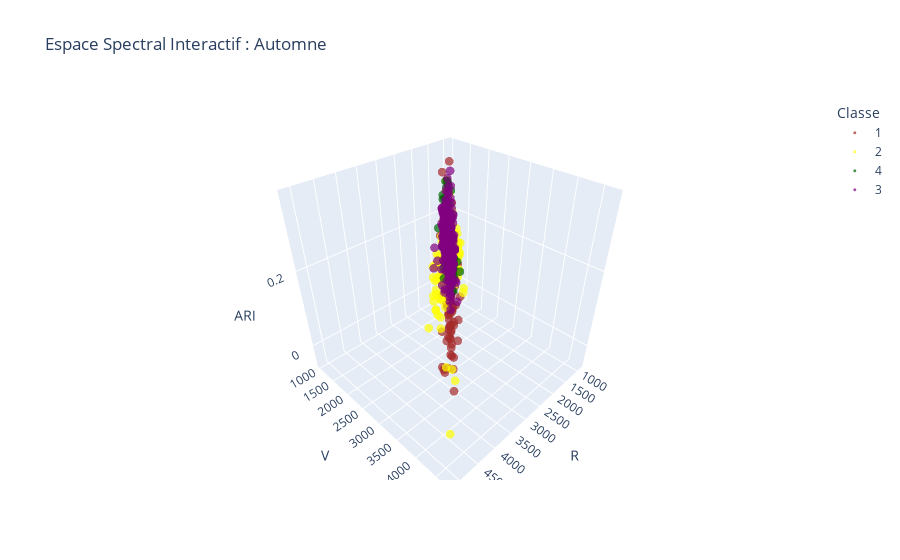
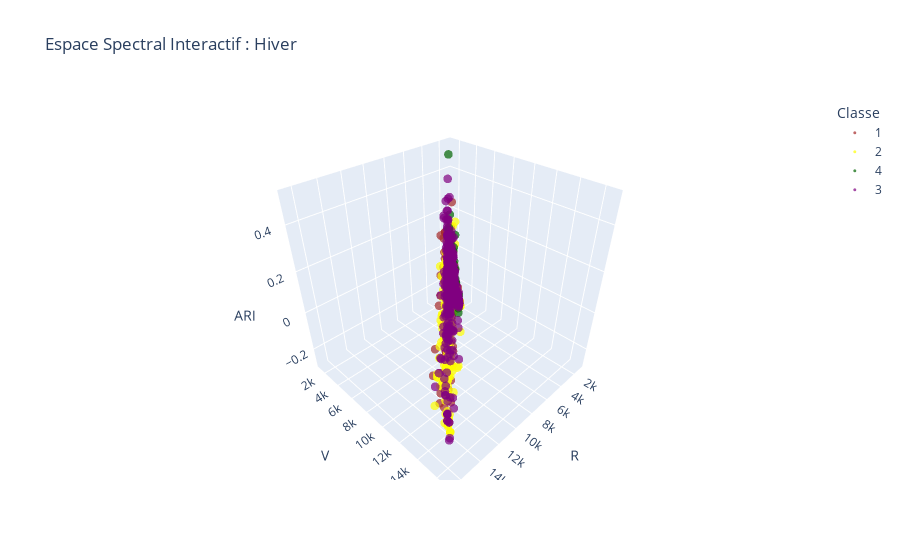
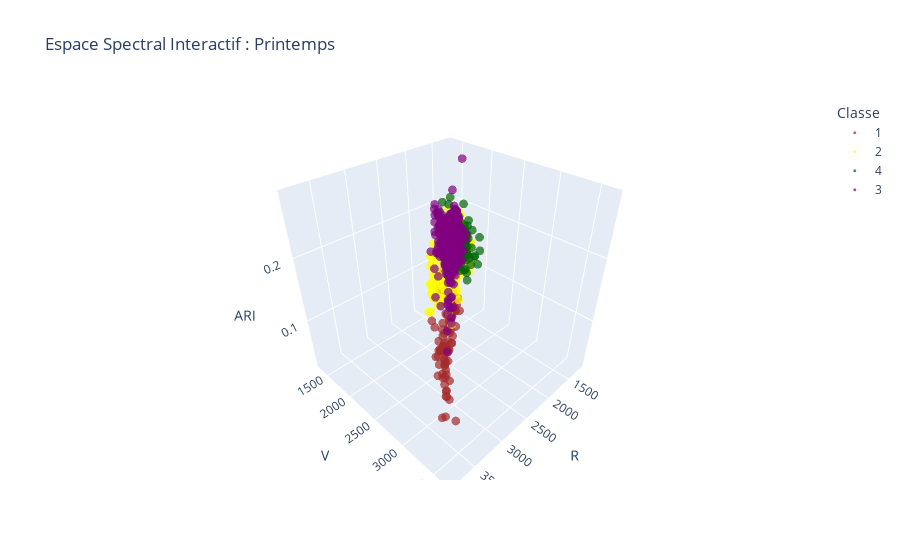
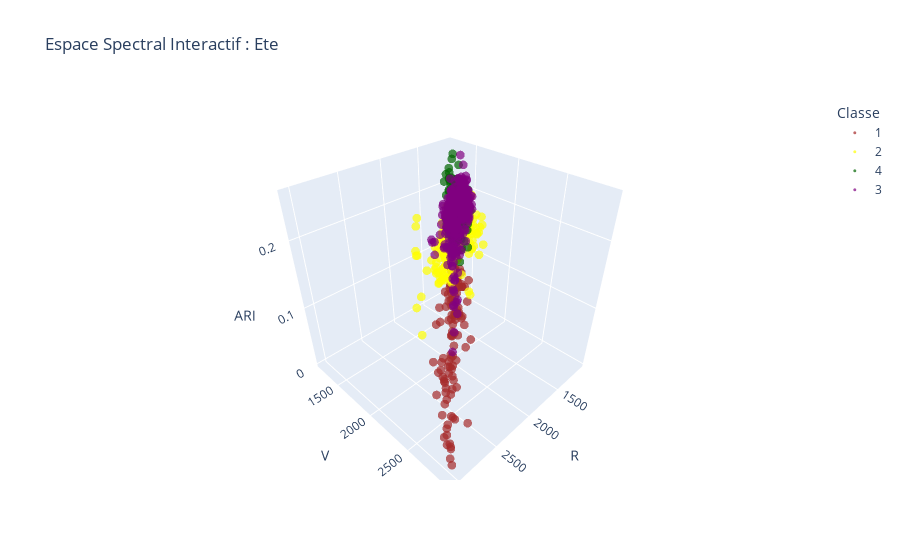

Notebook code cell kept with these figures, in order:
### Code cell
import os
import my_function as mf
import importlib
importlib.reload(mf)

# --- 1. On définit les chemins et les bandes (Nécessaire pour créer X et Y) ---
data_dir = '/home/onyxia/work/data/projet_eval'
image_ref = os.path.join(data_dir, 'pyrenees_24-25_B02.tif')
shp_path = os.path.join(data_dir, 'PI_strates_pyrenees_32630.shp')
out_samples = os.path.join(data_dir, 'sample_strata.tif')
nari_path = 'results/ARI_serie_temp.tif'

bands = ['B02', 'B03', 'B04', 'B05', 'B06', 'B07', 'B08', 'B8A', 'B11', 'B12']

print("Récupération des données (X, Y)...")

# --- 2. On CRÉE X et Y (C'est l'étape qui manquait) ---
X, Y, groups = mf.prepare_classification_data(
    base=data_dir, 
    ref=image_ref, 
    shp=shp_path, 
    spl_rst=out_samples, 
    bands=bands, 
    extra=[nari_path]
)

# --- 3. Maintenant, on peut lancer le graphique ---
print("Lancement du graphique 3D...")
mf.plot_seasonal_3d_ari(
    X=X, 
    Y=Y, 
    out_dir='results/figure' 
)

### Figure 1 — Plotly figure (JSON) as saved in the notebook; plotly's stock layout.template omitted (floating-point values rounded to 4 significant figures; data arrays with more than 128 entries replaced by an {"elided": "..."} marker saying what was removed)
{"data": [{"customdata": {"elided": "132x1 str values"}, "hovertemplate": "Classe=1<br>R=%{x}<br>V=%{y}<br>ARI=%{z}<br>Nom=%{customdata[0]}<extra></extra>", "legendgroup": "1", "marker": {"color": "brown", "opacity": 0.7, "size": 3, "symbol": "circle"}, "mode": "markers", "name": "1", "scene": "scene", "showlegend": true, "type": "scatter3d", "x": {"elided": "132 float values"}, "y": {"elided": "132 float values"}, "z": {"elided": "132 float values"}}, {"customdata": {"elided": "313x1 str values"}, "hovertemplate": "Classe=2<br>R=%{x}<br>V=%{y}<br>ARI=%{z}<br>Nom=%{customdata[0]}<extra></extra>", "legendgroup": "2", "marker": {"color": "yellow", "opacity": 0.7, "size": 3, "symbol": "circle"}, "mode": "markers", "name": "2", "scene": "scene", "showlegend": true, "type": "scatter3d", "x": {"elided": "313 float values"}, "y": {"elided": "313 float values"}, "z": {"elided": "313 float values"}}, {"customdata": {"elided": "141x1 str values"}, "hovertemplate": "Classe=4<br>R=%{x}<br>V=%{y}<br>ARI=%{z}<br>Nom=%{customdata[0]}<extra></extra>", "legendgroup": "4", "marker": {"color": "darkgreen", "opacity": 0.7, "size": 3, "symbol": "circle"}, "mode": "markers", "name": "4", "scene": "scene", "showlegend": true, "type": "scatter3d", "x": {"elided": "141 float values"}, "y": {"elided": "141 float values"}, "z": {"elided": "141 float values"}}, {"customdata": {"elided": "364x1 str values"}, "hovertemplate": "Classe=3<br>R=%{x}<br>V=%{y}<br>ARI=%{z}<br>Nom=%{customdata[0]}<extra></extra>", "legendgroup": "3", "marker": {"color": "purple", "opacity": 0.7, "size": 3, "symbol": "circle"}, "mode": "markers", "name": "3", "scene": "scene", "showlegend": true, "type": "scatter3d", "x": {"elided": "364 float values"}, "y": {"elided": "364 float values"}, "z": {"elided": "364 float values"}}], "layout": {"legend": {"title": {"text": "Classe"}, "tracegroupgap": 0}, "scene": {"domain": {"x": [0, 1], "y": [0, 1]}, "xaxis": {"title": {"text": "R"}}, "yaxis": {"title": {"text": "V"}}, "zaxis": {"title": {"text": "ARI"}}}, "title": {"text": "Espace Spectral Interactif : Automne"}}}

### Figure 2 — Plotly figure (JSON) as saved in the notebook; plotly's stock layout.template omitted (floating-point values rounded to 4 significant figures; data arrays with more than 128 entries replaced by an {"elided": "..."} marker saying what was removed)
{"data": [{"customdata": {"elided": "132x1 str values"}, "hovertemplate": "Classe=1<br>R=%{x}<br>V=%{y}<br>ARI=%{z}<br>Nom=%{customdata[0]}<extra></extra>", "legendgroup": "1", "marker": {"color": "brown", "opacity": 0.7, "size": 3, "symbol": "circle"}, "mode": "markers", "name": "1", "scene": "scene", "showlegend": true, "type": "scatter3d", "x": {"elided": "132 float values"}, "y": {"elided": "132 float values"}, "z": {"elided": "132 float values"}}, {"customdata": {"elided": "313x1 str values"}, "hovertemplate": "Classe=2<br>R=%{x}<br>V=%{y}<br>ARI=%{z}<br>Nom=%{customdata[0]}<extra></extra>", "legendgroup": "2", "marker": {"color": "yellow", "opacity": 0.7, "size": 3, "symbol": "circle"}, "mode": "markers", "name": "2", "scene": "scene", "showlegend": true, "type": "scatter3d", "x": {"elided": "313 float values"}, "y": {"elided": "313 float values"}, "z": {"elided": "313 float values"}}, {"customdata": {"elided": "141x1 str values"}, "hovertemplate": "Classe=4<br>R=%{x}<br>V=%{y}<br>ARI=%{z}<br>Nom=%{customdata[0]}<extra></extra>", "legendgroup": "4", "marker": {"color": "darkgreen", "opacity": 0.7, "size": 3, "symbol": "circle"}, "mode": "markers", "name": "4", "scene": "scene", "showlegend": true, "type": "scatter3d", "x": {"elided": "141 float values"}, "y": {"elided": "141 float values"}, "z": {"elided": "141 float values"}}, {"customdata": {"elided": "364x1 str values"}, "hovertemplate": "Classe=3<br>R=%{x}<br>V=%{y}<br>ARI=%{z}<br>Nom=%{customdata[0]}<extra></extra>", "legendgroup": "3", "marker": {"color": "purple", "opacity": 0.7, "size": 3, "symbol": "circle"}, "mode": "markers", "name": "3", "scene": "scene", "showlegend": true, "type": "scatter3d", "x": {"elided": "364 float values"}, "y": {"elided": "364 float values"}, "z": {"elided": "364 float values"}}], "layout": {"legend": {"title": {"text": "Classe"}, "tracegroupgap": 0}, "scene": {"domain": {"x": [0, 1], "y": [0, 1]}, "xaxis": {"title": {"text": "R"}}, "yaxis": {"title": {"text": "V"}}, "zaxis": {"title": {"text": "ARI"}}}, "title": {"text": "Espace Spectral Interactif : Hiver"}}}

### Figure 3 — Plotly figure (JSON) as saved in the notebook; plotly's stock layout.template omitted (floating-point values rounded to 4 significant figures; data arrays with more than 128 entries replaced by an {"elided": "..."} marker saying what was removed)
{"data": [{"customdata": {"elided": "132x1 str values"}, "hovertemplate": "Classe=1<br>R=%{x}<br>V=%{y}<br>ARI=%{z}<br>Nom=%{customdata[0]}<extra></extra>", "legendgroup": "1", "marker": {"color": "brown", "opacity": 0.7, "size": 3, "symbol": "circle"}, "mode": "markers", "name": "1", "scene": "scene", "showlegend": true, "type": "scatter3d", "x": {"elided": "132 float values"}, "y": {"elided": "132 float values"}, "z": {"elided": "132 float values"}}, {"customdata": {"elided": "313x1 str values"}, "hovertemplate": "Classe=2<br>R=%{x}<br>V=%{y}<br>ARI=%{z}<br>Nom=%{customdata[0]}<extra></extra>", "legendgroup": "2", "marker": {"color": "yellow", "opacity": 0.7, "size": 3, "symbol": "circle"}, "mode": "markers", "name": "2", "scene": "scene", "showlegend": true, "type": "scatter3d", "x": {"elided": "313 float values"}, "y": {"elided": "313 float values"}, "z": {"elided": "313 float values"}}, {"customdata": {"elided": "141x1 str values"}, "hovertemplate": "Classe=4<br>R=%{x}<br>V=%{y}<br>ARI=%{z}<br>Nom=%{customdata[0]}<extra></extra>", "legendgroup": "4", "marker": {"color": "darkgreen", "opacity": 0.7, "size": 3, "symbol": "circle"}, "mode": "markers", "name": "4", "scene": "scene", "showlegend": true, "type": "scatter3d", "x": {"elided": "141 float values"}, "y": {"elided": "141 float values"}, "z": {"elided": "141 float values"}}, {"customdata": {"elided": "364x1 str values"}, "hovertemplate": "Classe=3<br>R=%{x}<br>V=%{y}<br>ARI=%{z}<br>Nom=%{customdata[0]}<extra></extra>", "legendgroup": "3", "marker": {"color": "purple", "opacity": 0.7, "size": 3, "symbol": "circle"}, "mode": "markers", "name": "3", "scene": "scene", "showlegend": true, "type": "scatter3d", "x": {"elided": "364 float values"}, "y": {"elided": "364 float values"}, "z": {"elided": "364 float values"}}], "layout": {"legend": {"title": {"text": "Classe"}, "tracegroupgap": 0}, "scene": {"domain": {"x": [0, 1], "y": [0, 1]}, "xaxis": {"title": {"text": "R"}}, "yaxis": {"title": {"text": "V"}}, "zaxis": {"title": {"text": "ARI"}}}, "title": {"text": "Espace Spectral Interactif : Printemps"}}}

### Figure 4 — Plotly figure (JSON) as saved in the notebook; plotly's stock layout.template omitted (floating-point values rounded to 4 significant figures; data arrays with more than 128 entries replaced by an {"elided": "..."} marker saying what was removed)
{"data": [{"customdata": {"elided": "132x1 str values"}, "hovertemplate": "Classe=1<br>R=%{x}<br>V=%{y}<br>ARI=%{z}<br>Nom=%{customdata[0]}<extra></extra>", "legendgroup": "1", "marker": {"color": "brown", "opacity": 0.7, "size": 3, "symbol": "circle"}, "mode": "markers", "name": "1", "scene": "scene", "showlegend": true, "type": "scatter3d", "x": {"elided": "132 float values"}, "y": {"elided": "132 float values"}, "z": {"elided": "132 float values"}}, {"customdata": {"elided": "313x1 str values"}, "hovertemplate": "Classe=2<br>R=%{x}<br>V=%{y}<br>ARI=%{z}<br>Nom=%{customdata[0]}<extra></extra>", "legendgroup": "2", "marker": {"color": "yellow", "opacity": 0.7, "size": 3, "symbol": "circle"}, "mode": "markers", "name": "2", "scene": "scene", "showlegend": true, "type": "scatter3d", "x": {"elided": "313 float values"}, "y": {"elided": "313 float values"}, "z": {"elided": "313 float values"}}, {"customdata": {"elided": "141x1 str values"}, "hovertemplate": "Classe=4<br>R=%{x}<br>V=%{y}<br>ARI=%{z}<br>Nom=%{customdata[0]}<extra></extra>", "legendgroup": "4", "marker": {"color": "darkgreen", "opacity": 0.7, "size": 3, "symbol": "circle"}, "mode": "markers", "name": "4", "scene": "scene", "showlegend": true, "type": "scatter3d", "x": {"elided": "141 float values"}, "y": {"elided": "141 float values"}, "z": {"elided": "141 float values"}}, {"customdata": {"elided": "364x1 str values"}, "hovertemplate": "Classe=3<br>R=%{x}<br>V=%{y}<br>ARI=%{z}<br>Nom=%{customdata[0]}<extra></extra>", "legendgroup": "3", "marker": {"color": "purple", "opacity": 0.7, "size": 3, "symbol": "circle"}, "mode": "markers", "name": "3", "scene": "scene", "showlegend": true, "type": "scatter3d", "x": {"elided": "364 float values"}, "y": {"elided": "364 float values"}, "z": {"elided": "364 float values"}}], "layout": {"legend": {"title": {"text": "Classe"}, "tracegroupgap": 0}, "scene": {"domain": {"x": [0, 1], "y": [0, 1]}, "xaxis": {"title": {"text": "R"}}, "yaxis": {"title": {"text": "V"}}, "zaxis": {"title": {"text": "ARI"}}}, "title": {"text": "Espace Spectral Interactif : Ete"}}}
